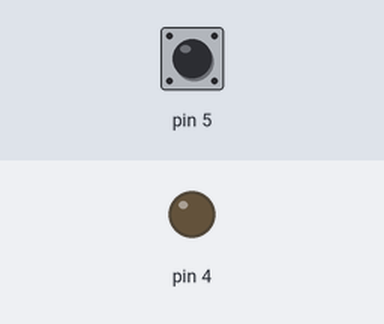
Bench run of a sketch on a simulated Arduino Uno, built with avr-gcc and run on an emulated ATmega328P. On the bench: output pins drawn as LEDs (lit = HIGH). Inputs (shaded band) come from the test bench; at power-on: pin 5 HIGH. What the sketch prints to the serial monitor is not drawn.

Above: at 1.2 s.
1.3 s: pin 5 pulled LOW for 0.15 s
At 1.37 s:
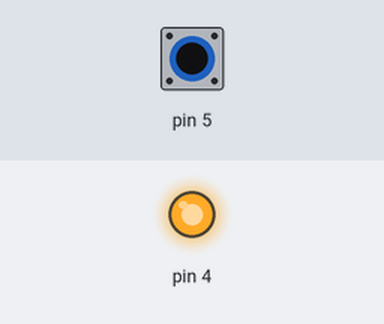
2.9 s: pin 5 pulled LOW for 3.2 s
At 7.4 s:
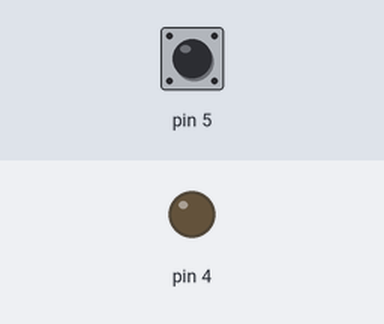
Timing chart, 0 to 8.9 s (numbered marks = the images above; inputs shaded):
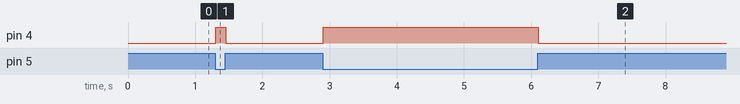

Measured:
- after the input at 1.3 s, pin 4: LOW → HIGH at once, → LOW 0.15 s later
- after the input at 2.9 s, pin 4: LOW → HIGH at once, → LOW 3.2 s later

The sketch:

sketch.ino
```cpp
// Fixture (Uno): LED on D4 follows button on D5 (INPUT_PULLUP, active low)
void setup() { Serial.begin(115200); pinMode(4, OUTPUT); pinMode(5, INPUT_PULLUP); Serial.println("PLUGAI_FIXTURE button_led"); }
void loop() { digitalWrite(4, digitalRead(5) == LOW ? HIGH : LOW); delay(5); }
```
